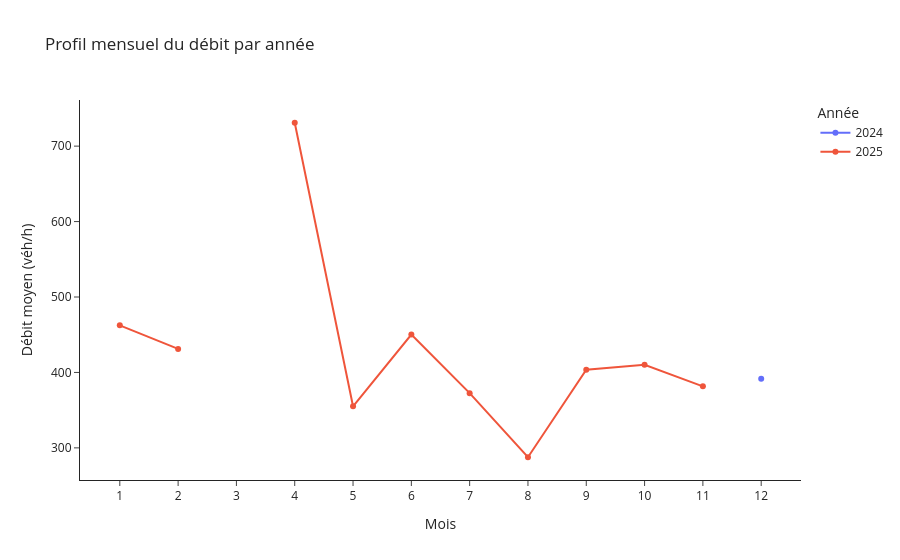

Here is the notebook cell this chart was saved with:
### Code cell
profil = (df_axe
          .groupby(['annee','mois'], as_index=False)['Débit horaire']
          .mean()
          .rename(columns={'Débit horaire':'debit_moyen'}))

fig = px.line(
    profil, x='mois', y='debit_moyen', color='annee',
    markers=True,
    title="Profil mensuel du débit par année",
    labels={'mois':'Mois', 'debit_moyen':'Débit moyen (véh/h)', 'annee':'Année'}
)
fig.update_layout(template='simple_white', xaxis=dict(dtick=1))
fig.show()

### Figure 1 — Plotly figure (JSON) as saved in the notebook; plotly's stock layout.template omitted (floating-point values rounded to 4 significant figures)
{"data": [{"hovertemplate": "Année=2024<br>Mois=%{x}<br>Débit moyen (véh/h)=%{y}<extra></extra>", "legendgroup": "2024", "line": {"color": "#636efa", "dash": "solid"}, "marker": {"symbol": "circle"}, "mode": "lines+markers", "name": "2024", "orientation": "v", "showlegend": true, "type": "scatter", "x": [10, 11, 12], "xaxis": "x", "y": [NaN, NaN, 391.6], "yaxis": "y"}, {"hovertemplate": "Année=2025<br>Mois=%{x}<br>Débit moyen (véh/h)=%{y}<extra></extra>", "legendgroup": "2025", "line": {"color": "#EF553B", "dash": "solid"}, "marker": {"symbol": "circle"}, "mode": "lines+markers", "name": "2025", "orientation": "v", "showlegend": true, "type": "scatter", "x": [1, 2, 3, 4, 5, 6, 7, 8, 9, 10, 11], "xaxis": "x", "y": [462.5, 431.2, NaN, 731.0, 355.1, 450.2, 372.6, 287.6, 403.7, 410.2, 381.6], "yaxis": "y"}], "layout": {"legend": {"title": {"text": "Année"}, "tracegroupgap": 0}, "title": {"text": "Profil mensuel du débit par année"}, "xaxis": {"anchor": "y", "domain": [0, 1], "dtick": 1, "title": {"text": "Mois"}}, "yaxis": {"anchor": "x", "domain": [0, 1], "title": {"text": "Débit moyen (véh/h)"}}}}
